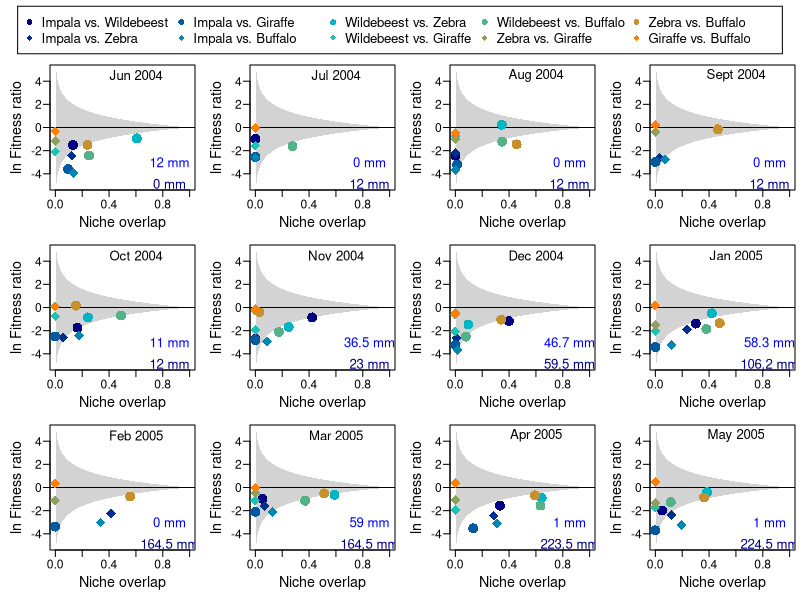
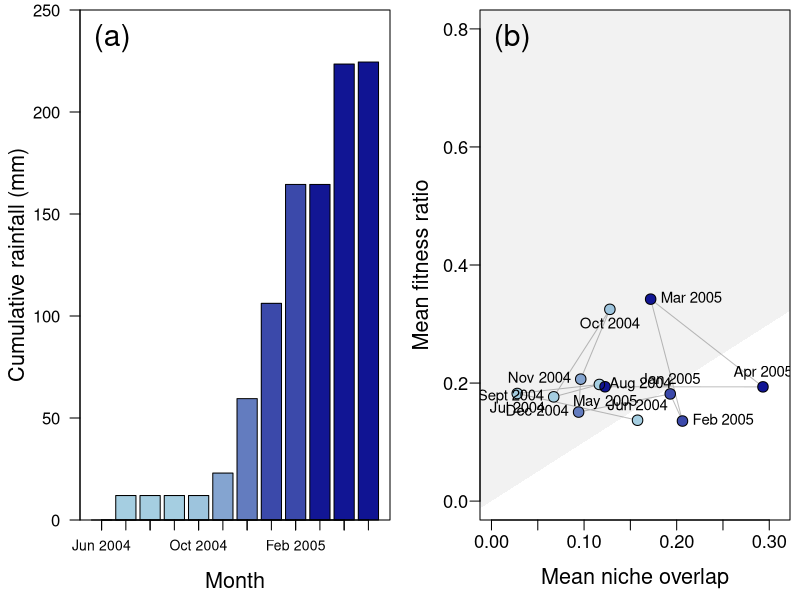

Recreate these plots in R, in order.
#################################################
#						#
# 		Figures 2 & 3			#
#						#
#################################################

# Import the isotop data from the included dataset (Isotope.data.txt)
KNP <-  read.table("Isotope_data.txt",header=TRUE, sep="\t", na.strings="NA", dec=".", strip.white=TRUE)

# This is a vector of ID codes, which includes 12 months of data
# Naming convention = Northern Basalts (NB) + year + calendar month
sites <- c("Kruger_NB_2004_6",
	"Kruger_NB_2004_7",
	"Kruger_NB_2004_8",
	"Kruger_NB_2004_9",
	"Kruger_NB_2004_10",
	"Kruger_NB_2004_11",
	"Kruger_NB_2004_12",
	"Kruger_NB_2005_1",
	"Kruger_NB_2005_2",
	"Kruger_NB_2005_3",
	"Kruger_NB_2005_4",
	"Kruger_NB_2005_5")

# The labels that will be added to the plots for each site ID
labs <- c("Jun 2004","Jul 2004","Aug 2004","Sept 2004",
	"Oct 2004","Nov 2004","Dec 2004", "Jan 2005", "Feb 2005", "Mar 2005",
	"Apr 2005", "May 2005")

# The colour palette to be used for pais of species
cols <- colorRampPalette(c(rgb(0,0,0.5,0.25),rgb(0,0.8,0.8,0.25),rgb(1,0.5,0,0.25)),interpolate="linear")(10)

# Names of species pairs. We us the common names, but scientific names are included in dataset
pairs <- c("Impala vs. Wildebeest",
	"Impala vs. Zebra",
	"Impala vs. Giraffe",
	"Impala vs. Buffalo",
	"Wildebeest vs. Zebra",
	"Wildebeest vs. Giraffe",
	"Wildebeest vs. Buffalo",
	"Zebra vs. Giraffe",
	"Zebra vs. Buffalo",
	"Giraffe vs. Buffalo")

# These are the polt symbols (cicle and diamonds) for alternating pairs of species
pch.val <- rep(c(16,18),5)

# This is the monthly rainfall in each month
rainfall <- c(12,0,0,0,11,36.5,46.7,58.3,0,59,1,1)
# Cumulative rainfall in preceding months (starts with 0)
cumRain <- c(0,cumsum(rainfall))


#################################################
#						#
# 		Figure 2			#
#						#
#################################################

png(filename="Fig2.png",width=24,height=20,units="cm",res=300)

#Set panel outline. The top panel is used for the legend
m <- (matrix(c(1,1,1,1,2,3,4,5,6,7,8,9,10,11,12,13), nrow = 4, ncol = 4, byrow = TRUE))

# Set heights for plot panles
layout(mat = m,heights = c(0.1,0.3,0.3,0.3))

# Set plot margins for first panel (legend)
par(mai=c(0,0,0.0,0.0))

# Make a blank plot and add a legend
plot(0,0,type="n",xlab="", ylab="", axes=F)
legend("center",pch=pch.val,cex=1.2,col=cols,pairs,ncol=5)

# Run a loop for the monthly biplots
# Set plot margins
par(mai=c(0.5,0.5,0.05,0.05))
for (k in 1:12) {
	# Obtain the subset of data for the specific month
	KNPsub <- KNP[which(KNP$community==sites[k]),]
 	# Identify the pair of species
 	pair <- paste(KNPsub$i," vs. ",KNPsub$j)

 	# Diatary data for I, J,and overlap (I intersect J)
	I <- KNPsub$SEAi_mean
	J <- KNPsub$SEAj_mean
	Ol <- KNPsub$Olap

	# Body masses of species i and j
	BMi <- KNPsub$BM_i
	BMj <- KNPsub$BM_j

	# Maximum growth rates for species i and j, from Cole's equation
	Ri <- KNPsub$Rmax_i
	Rj <- KNPsub$Rmax_j

	# Minimum resource requirements for species i and j
	Fi <- 0.05*BMi^0.77
	Fj <- 0.05*BMj^0.77

	# Rate of grrwoth rate increaase with additional resources (v), equation 9
	vi <- (Ri - log(exp(Ri)-1))/Fi 
	vj <- (Rj - log(exp(Rj)-1))/Fj

	# Sensitivity to resource depletion (S), equation 10
	Si <- vi/(exp(vi*Fi)-1)
	Sj <- vj/(exp(vj*Fj)-1)


	# Calcluate stabilisation (equation 7) and equalisation (equation 6)
	Stabilisation <- sqrt((Ol^2)/(I*J))
	Fitness <- log((Sj/Si)*sqrt(J/I))

	# Set the colour of the points
	colID <- KNPsub$parCol

	# Make a biplot of stabilisation and equalisation
	plot (0,0,type="n",xlab="Niche overlap",las=1, mgp=c(2.0,0.6,0),
		ylab="ln Fitness ratio",ylim=c(-5,5),xlim=c(0,1), cex.axis=1.1, cex.lab= 1.3)   

	# Add the grey polygon for the coexistence zone.
	p <- seq(0,1,l=1000); ll <- log(p); ul <- log(1/p)
	polygon(c(p,rev(p)),c(ul,rev(ll)), border=F,col="lightgrey")
	abline(h=0)

	# Add the pairs of species as points 
	points(Stabilisation,Fitness, pch=pch.val[colID], cex=2,col=cols[colID])

	# Add a lable for the panel to show the month and year
	text(0.6,4.5,paste(labs[k]),cex=1.2)

	# Add the rainfall in the month an the cumulative rainfall in preceding months
	text(0.85,-4,pos=3, paste(rainfall[k], "mm"), col="blue",cex=1.2)
	text(0.85,-4,pos=1, paste(cumRain[k], "mm"), col="darkblue",cex=1.2)


# This code simply adds the stabilisation and fitness differences in a new R-object
# It is used to plot Figure 3, but we creat it in the same loop used for figure 2
	if (k ==1) {
		FIT <- exp(Fitness)
		STAB <- Stabilisation
	} else {
		FIT <- cbind(FIT,exp(Fitness))
		STAB <- cbind(STAB,Stabilisation)
	}

}

dev.off()

################################################
################################################

#################################################
#						#
# 		Figure 3			#
#						#
#################################################

#Set up plot, panels and margins
png(filename="Fig3.png",width=28,height=14,units="cm",res=300)
par(mfrow=c(1,2))
par(mai=c(0.8,0.8,0.1,0.1))

# Creat a colour ramp for increasing cumulative rainfall
colss <- (colorRampPalette(c("lightblue","darkblue"),interpolate="linear")(250))

# Make a barplot for cumulative rainfall
mp <- barplot(cumRain[1:12],axes=F,ylim=c(0,250),col=colss[ceiling(cumRain[1:13])],
	 ylab="Cumulative rainfall (mm)" , xlab="Month",cex.axis=1, cex.lab= 1.3,mgp=c(2.6,0.6,0))

# Only label every second month, so that the axis is legible
axis(1,at=mp,labels=rep("",12))
axis(1,at=mp[c(1,3,5,7,9,11)],labels=labs[c(1,3,5,7,9,11)], cex.axis=0.84, padj=-.5)
axis(2,seq(0,250,by=50),seq(0,250,by=50),cex=1.1,las=1)

# Annotate the panel and add a bounding box
mtext("(a)",cex=1.8, side = 3, adj = 0.05, line = -2)
box()

##############################################

# Plot the average stabilisation and equalisation components from the loop used for Figure 2
# This is a line plot to link months in sequential order
plot(apply(STAB,2,mean),apply(FIT,2,function(x){exp(mean(log(x)))}), 
	ylab="Mean fitness ratio",xlab="Mean niche overlap",
	las=1,col="grey", type="l",ylim=c(0.0,0.8), xlim=c(0,0.31),
	, cex.axis=1.1, cex.lab= 1.3,mgp=c(2.4,0.6,0))

# Add the polygon for the coexistence zone
polygon(c(-0.1,1,-0.1),c(1,1,-0.1),col=rgb(0,0,0,0.05), border=F)

# Add the points for each month. I add them twice, once for the colour scale, and once for the boundary
points(apply(STAB,2,mean),apply(FIT,2,function(x){exp(mean(log(x)))}), 
	pch=16,col=colss[ceiling(cumRain[1:13])],cex=1.4)
points(apply(STAB,2,mean),apply(FIT,2,function(x){exp(mean(log(x)))}), 
	pch=1,cex=1.4)

# Annotate the points with labels
text(apply(STAB,2,mean),apply(FIT,2,function(x){exp(mean(log(x)))}), 
	pos=c(3,1,4,2,1,2,2,3,4,4,3,1),labs,cex=0.9)

# Label the plot
mtext("(b)",cex=1.8, side = 3, adj = 0.05, line = -2)
dev.off()
